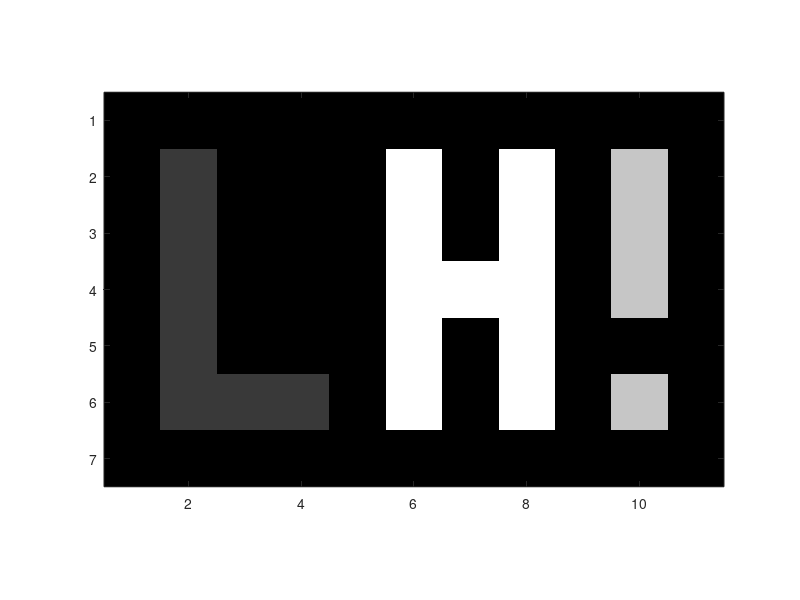

This figure's MATLAB source:
M = [zeros(1,11);
    0 2 0 0 0 9 0 9 0 7 0;0 2 0 0 0 9 0 9 0 7 0;
    0 2 0 0 0 9 9 9 0 7 0;0 2 0 0 0 9 0 9 0 0 0;
    0 2 2 2 0 9 0 9 0 7 0;zeros(1,11)];
imagesc(M)
axis image
colormap(gray)